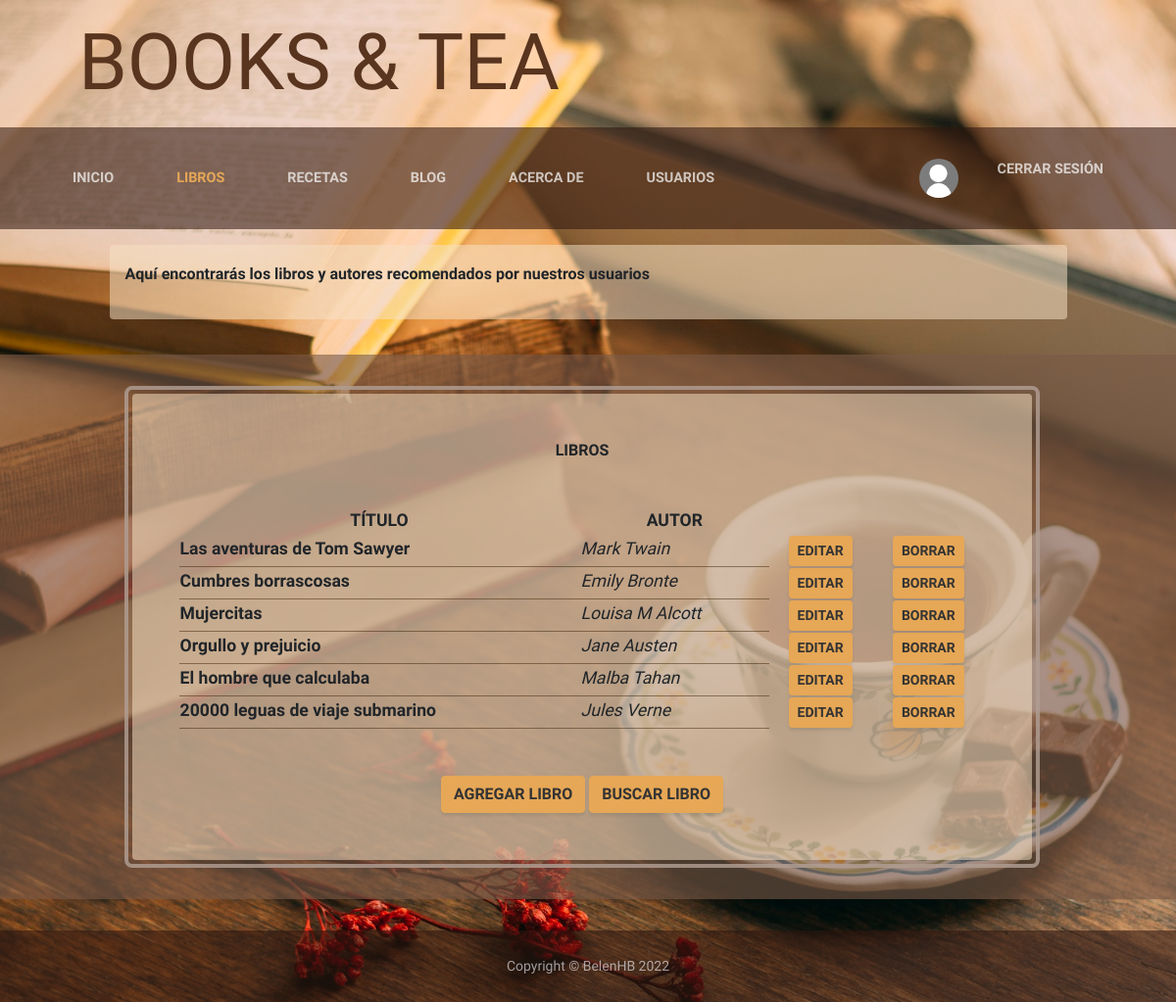
Before: /books/ (signed in) with the older database file.
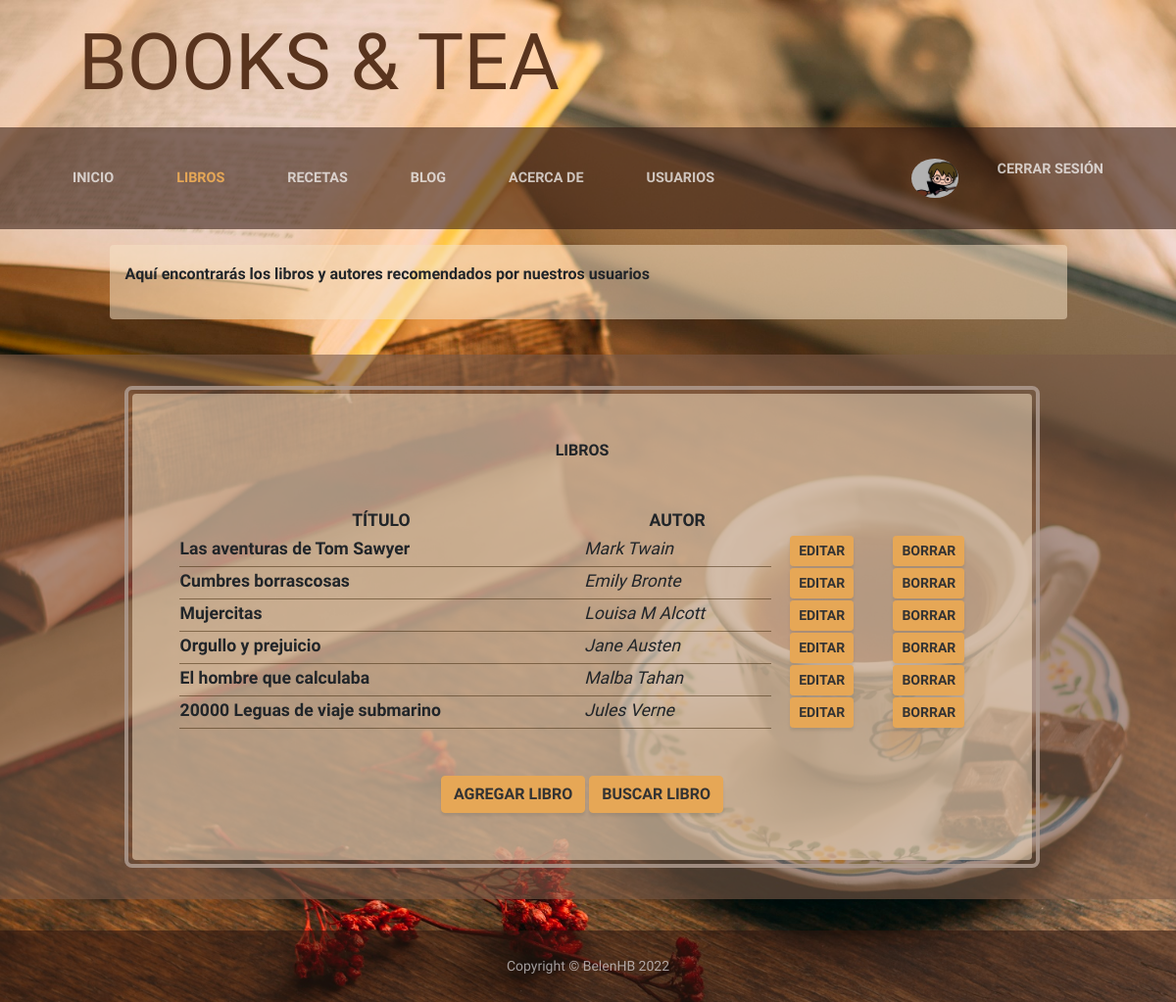
After: the same page with the newer database file.
### books/models.py (models this page shows, shortened)
class Book(models.Model):
  title = models.CharField(max_length=100, verbose_name='Título')
  author = models.CharField(max_length=100, verbose_name='Autor')
  isbn = models.PositiveIntegerField(verbose_name='ISBN')

### accounts/models.py (models this page shows, shortened)
class Profile(models.Model):
  avatar = models.ImageField(upload_to='profiles', null=True, blank=True)
  user = models.OneToOneField(User, on_delete=models.CASCADE)
  link = models.URLField(null=True)
  description = models.CharField(max_length=200)

### books/views.py (the view)
# urls.py: path('', views.book_list , name='book_list'),
def book_list(request):
  books = Book.objects.all()
  return render(request, 'books/book_list.html', {'books':books})

### books/templates/books/book_list.html (shortened to what this page needs)
{% extends 'core/base.html' %}
{% load static %}
{% block content %}
<section class="page-section books about-heading">
  <div class="container" style="margin-top: 2rem">
    <div class="about-heading-content">
      <div class="row">
        <div class="col-xl-9 col-lg-10 mx-auto">
          <div class="bg-faded bg-book-list rounded-about p-3">
            <p class="mb-3">
              <b>Aquí encontrarás los libros y autores recomendados por nuestros usuarios</b>
            </p>
          </div>
        </div>
      </div>
    </div>
  </div>
</section>
<section class="page-section results cta">
  <div class="container">
    <div class="row me-0">
      <div class="col-xl-9 mx-auto">
        <div class="cta-inner bg-faded bg-book-list text-center rounded">
          <h2 class="section-heading mb-5">
            <span class="section-heading-upper">Libros</span>
          </h2>
          <div class="list-unstyled list-hours mb-5 text-left mx-auto">
            <table style="width: 100%">
              <tr>
                <th>TÍTULO</th>
                <th>AUTOR</th>
              </tr>
              {% for book in books %}
              <tr>
                <td class="list-unstyled-item list-hours-item">{{book.title}}</td>
                <td class="list-hours-item">
                  <span class="ms-auto" style="font-weight: normal"><em>{{book.author}}</em></td>
                <td>
                  <a class="btn btn-primary btn-sm" href="{% url 'book_update' book.id %}">
                    EDITAR
                  </a>
                </td>
                <td>
                  <a class="btn btn-primary btn-sm" href="{% url 'book_delete' book.id %}">
                    BORRAR
                  </a>
                </td>
                </tr>
                {% endfor %}
            </table>
          </div>
          <div class="intro-button mx-auto">
            <a class="btn btn-primary btn-md" href="{% url 'book_create' %}">
              AGREGAR LIBRO
            </a>
            <a class="btn btn-primary btn-md" href="{% url 'book_search' %}">
              BUSCAR LIBRO
            </a>
          </div>
        </div>
      </div>
    </div>
  </div>
</section>
{% endblock content %}

### core/templates/core/base.html (shortened to what this page needs)
<!DOCTYPE html>
<html lang="en">
  <head>
    {% load static %}
    <link href="{% static 'core/css/styles.css' %}" rel="stylesheet" />
  </head>
  <body>
    <header>
      <h1 class="site-heading text-start title text-faded d-none d-lg-block">
        <span class="site-heading-lower">Books & Tea</span>
      </h1>
    </header>
    <nav class="navbar navbar-expand-lg navbar-dark py-lg-4" id="mainNav">
      <div class="container">
        <div class="collapse navbar-collapse" id="navbarSupportedContent">
          <div class="navbar-nav justify-content-start">
            <li class="nav-item px-lg-4 {% if request.path == '/' %}active{% endif %} ">
              <a class="nav-link text-uppercase" href="{% url 'home' %}">Inicio</a>
            </li>
            <li class="nav-item px-lg-4 {% if request.path == '/books/' %}active{% endif %}">
              <a class="nav-link text-uppercase" href="{% url 'book_list' %}">Libros</a>
            </li>
            <li class="nav-item px-lg-4 {% if request.path == '/recipes/' %}active{% endif %}">
              <a class="nav-link text-uppercase" href="{% url 'recipes' %}">Recetas</a>
            </li>
            <li class="nav-item px-lg-4 {% if request.path == '/pages/' %}active{% endif %}">
              <a class="nav-link text-uppercase" href="{% url 'pages' %}">Blog</a>
            </li>
            <li class="nav-item px-lg-4 {% if request.path == '/about/' %}active{% endif %}">
              <a class="nav-link text-uppercase"  href="{% url 'about' %}">Acerca de</a>
            </li>
            <li class="nav-item px-lg-4 {% if request.path == '/profiles_list/' %}active{% endif %}">
              <a class="nav-link text-uppercase"  href="{% url 'profiles_list' %}">Usuarios</a>
            </li>
          </div>
          <div class="navbar-nav justify-content-end">
            {% if not request.user.is_authenticated %}
              <li class="nav-item px-lg-4 {% if request.path == '/accounts/login/' %}active{% endif %}">
                <a class="nav-link text-uppercase"  href="{% url 'login' %}">Ingresar</a>
              </li>
              <li class="nav-item px-lg-4 {% if request.path == '/accounts/signup/' %}active{% endif %}">
                <a class="nav-link text-uppercase"  href="{% url 'signup' %}">Registrarse</a>
              </li>
            {% else %}
              <li>
                <a class="nav-link text-uppercase"  href="{% url 'profile' %}">
                  {% if request.user.profile.avatar  %}
                    <img src="{{request.user.profile.avatar.url}}" alt="" widht="40px" height="40px" class="rounded-circle">
                  {% else %}
                    <img src="{% static 'core/assets/img/no-avatar.jpg' %}" alt=""  height="40px" class="rounded-circle">
                  {% endif %}
                </a>
              </li>
              <li class="nav-item px-lg-4">
                <a class="nav-link text-uppercase"  href="{% url 'logout' %}">Cerrar sesión</a>
              </li>
            {% endif %}
          </div>
        </div>
      </div>
    </nav>
    {% block content %}
    {% endblock %}
    <footer class="footer text-faded text-center py-5">
      <div class="container"><p class="m-0 small">Copyright &copy; BelenHB 2022</p></div>
    </footer>
  </body>
</html>

Changed rows visible on the page:
removed Book: title "20000 leguas de viaje submarino", author "Jules Verne"
added Book: title "20000 Leguas de viaje submarino", author "Jules Verne"
